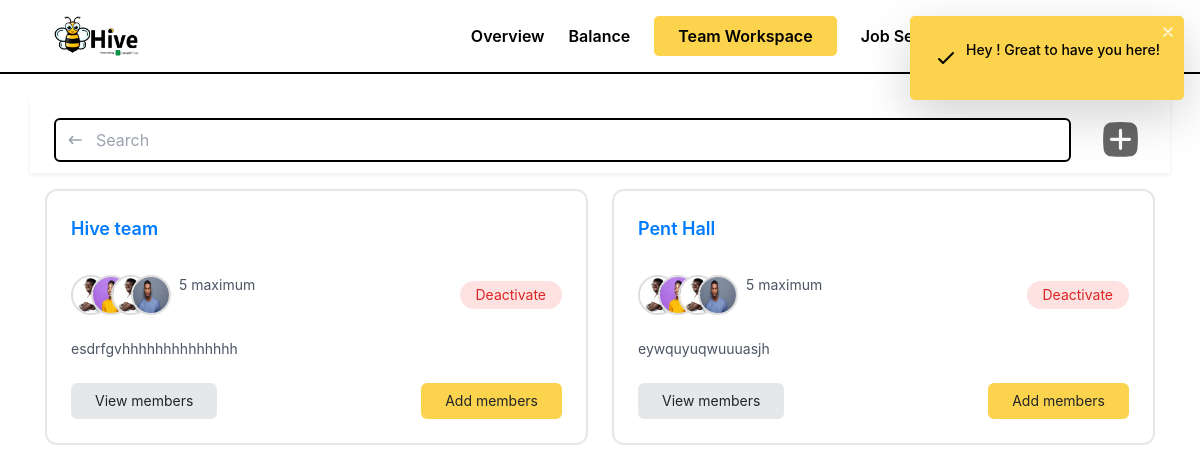
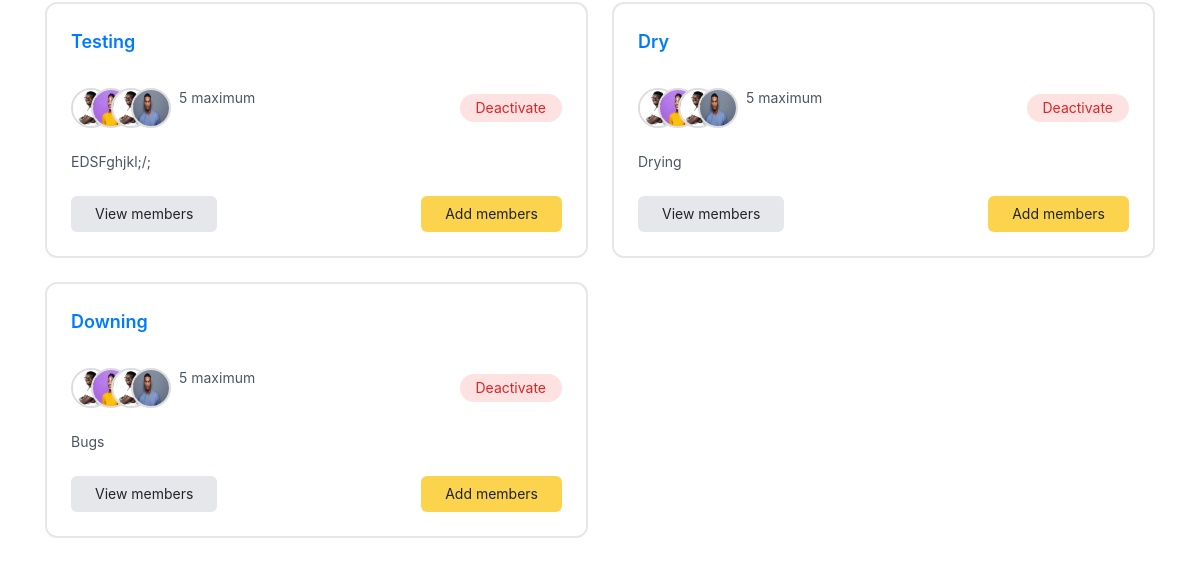
Page /Teamworkspace/Dashboard/ (signed in) on the earlier database version (2 pictures, top to bottom).
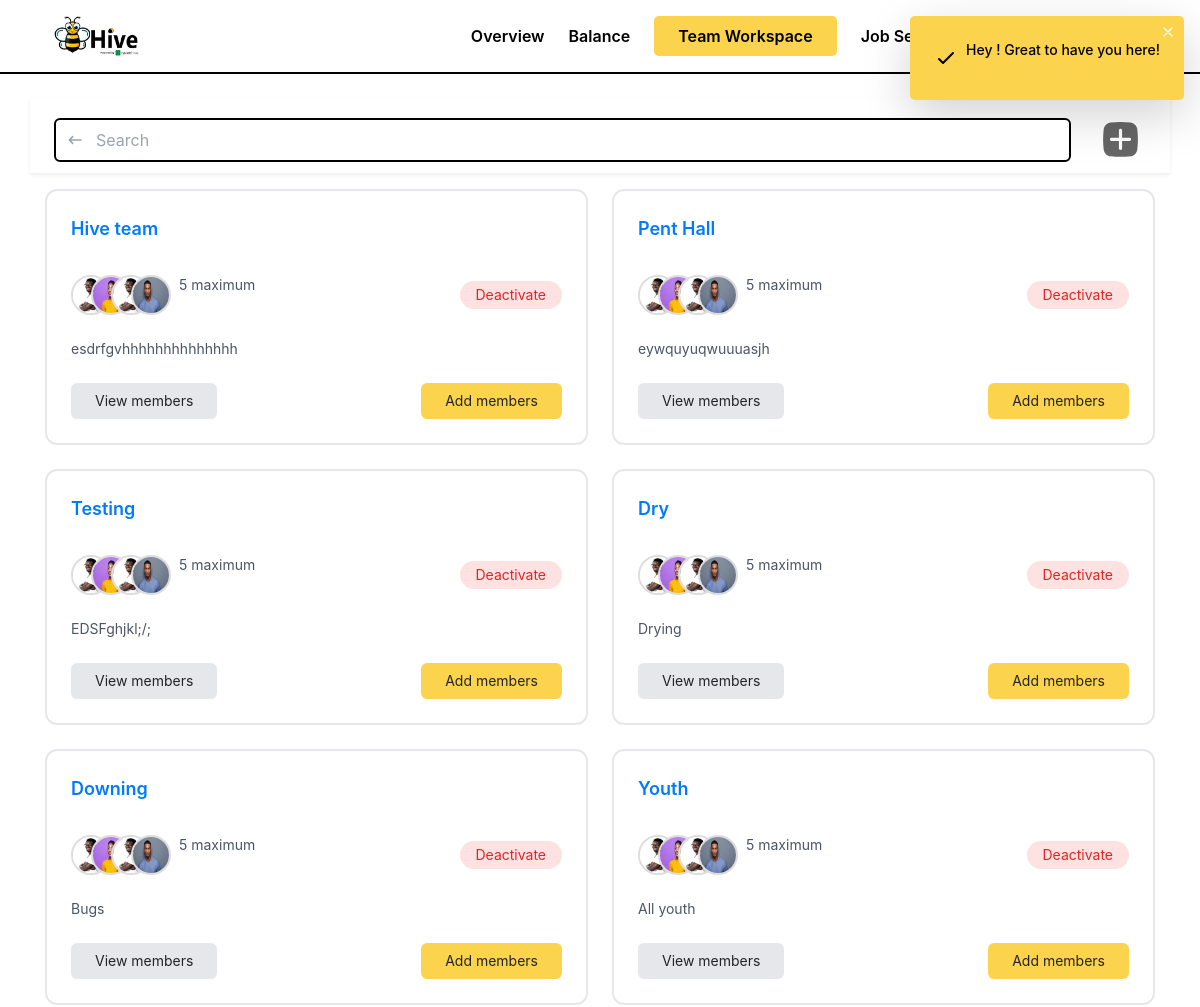
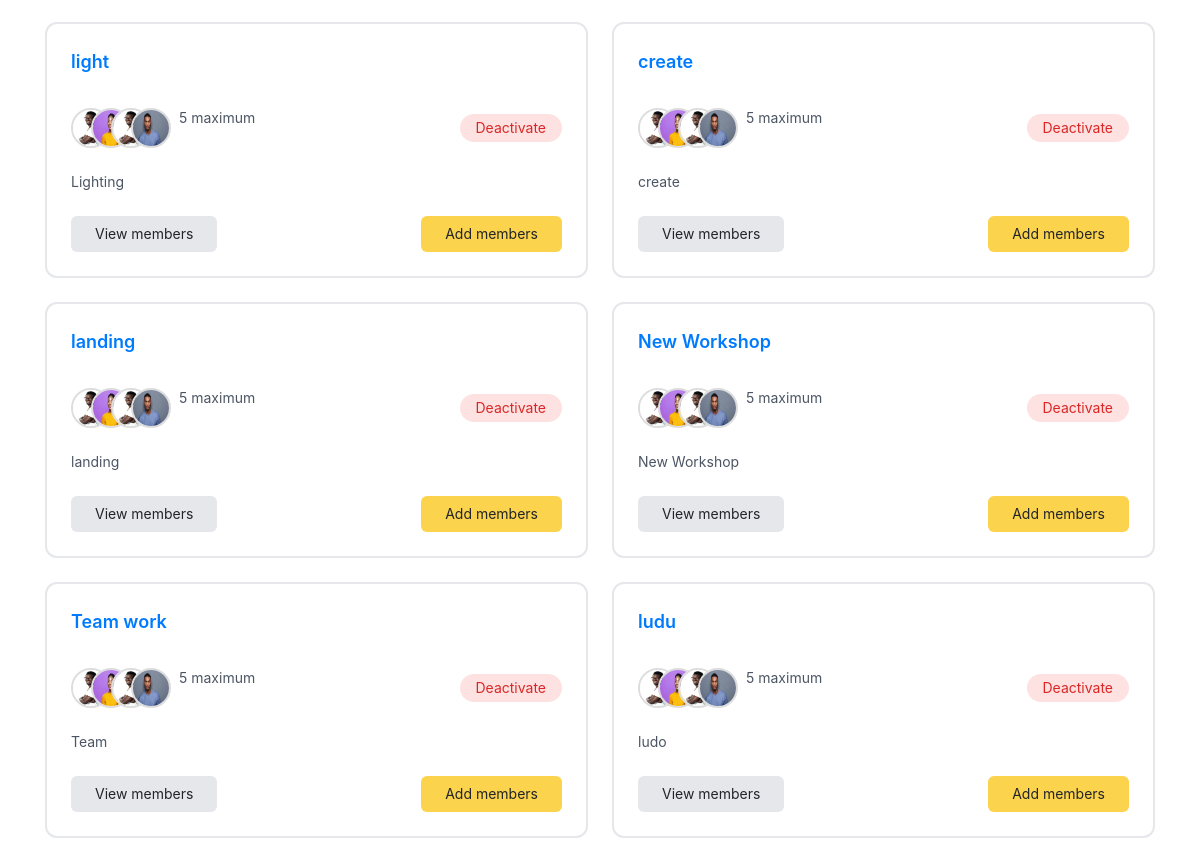
Same page on the later database version (2 pictures, top to bottom).
### Teamworkspace/models.py (models this page shows, shortened)
class Team(models.Model):
    name = models.CharField(max_length=100, unique=True)
    description = models.TextField(blank=True)
    slug = models.SlugField(max_length=100, unique=True, editable=False)
    created_by = models.ForeignKey(User, on_delete=models.CASCADE, related_name="teams_created")
    unique_id = models.UUIDField(default=uuid.uuid4, editable=False, unique=True)
    created_at = models.DateTimeField(auto_now_add=True)

### Teamworkspace/views.py (the view)
# urls.py: path('Dashboard/', views.Team_workspace_dashboard, name='Team-workspace-dashboard'),  # Dashboard
@login_required
def Team_workspace_dashboard(request):
    created_teams = Team.objects.filter(created_by=request.user)
    member_teams = Team.objects.filter(members__user=request.user)
    all_teams = created_teams.union(member_teams)
    user_roles = {}
    for team in all_teams:
       membership = TeamMembership.objects.filter(team=team, user=request.user).first()
       user_roles[team.slug] = membership.role if membership else None
    context = {
        'teams': all_teams,  # Pass all teams to the template
        'user_roles': user_roles,  # Pass user roles for conditional display
    }
    return render(request, 'Teamworkspace/TeamworkspaceDashboard.html', context)

### Teamworkspace/templatetags/custom_filters.py (called while the page is built)
@register.filter
def get_item(dictionary, key):
    return dictionary.get(key)

### template/Teamworkspace/TeamworkspaceDashboard.html (shortened to what this page needs)
{% extends 'Teamworkspace/Teamworkspacebase.html' %}
{% load static %}
{% load custom_filters %}
{% block extra_css %}
    <link rel="stylesheet" href="{% static 'src/css/TeamworkspaceModals.css' %}">
{% endblock %}
{% block content %}
    {% if teams %}
        <main class="p-4">
            <div class="flex container mx-auto px-4 pb-2 pt-3 items-center shadow-sm mb-3">
                <div class="relative flex-grow">
                    <svg class="absolute left-3 top-1/2 transform -translate-y-1/2 text-gray-400 w-5 h-5" xmlns="http://www.w3.org/2000/svg" fill="none" viewBox="0 0 24 24" stroke="currentColor">
                        <path stroke-linecap="round" stroke-linejoin="round" stroke-width="2" d="M8 16l-4-4m0 0l4-4m-4 4h14"></path>
                    </svg>
                    <input
                        type="text"
                        placeholder="Search"
                        class="w-full pl-10 pr-4 py-2 border-2 border-black rounded-md focus:outline-none"
                    />
                </div>
                <button id="OnCreateworkspace-click" class="p-2 ml-4 text-gray-600 hover:text-gray-900">
                </button>
            </div>
            <div class="container mx-auto px-36 grid grid-cols-1 md:grid-cols-2 gap-6">
                {% for team in teams %}
                    <div class="bg-white p-6 rounded-xl border-2 border-zinc-950">
                        <a href="{% url 'Team-Workspace-Chat' %}">
                            <div class="flex items-center mb-4">
                                <h3 class="text-lg font-semibold">{{ team.name }}</h3>
                            </div>
                            <div class="flex justify-between items-center mb-4">
                                <div class="flex">
                                    <div class="flex -space-x-5 mr-2 profile-picture">
                                        <img src="{% static 'images/Employers/kojo (1).jpeg' %}" alt="Member 2" class="w-8 h-8 rounded-full border-2 border-black profile-pic-wrapper" />
                                    </div>
                                    <span class="text-sm text-gray-600">5 maximum</span>
                                </div>
                            </a>
                            {% if user_roles|get_item:team.slug == 'admin' %}
                                <button onclick="deleteTeam('{{ team.slug }}')" class="px-3 py-1 text-sm text-red-600 bg-red-100 rounded-full hover:bg-red-200 transition-colors">
                                    Deactivate
                                </button>
                            {% endif %}
                        </div>
                        <p class="text-sm text-gray-600 mb-4">{{ team.description }}</p>
                        <div class="flex justify-between items-center">
                            <button class="view-members-click OnViewMembers-click-{{ team.slug }} px-4 py-2 text-sm bg-gray-200 rounded-md hover:bg-gray-300 transition-colors">
                                View members
                            </button>
                            {% if user_roles|get_item:team.slug == 'admin' %}
                                <button class="add-team-member-click OnAddTeamMember-click-{{ team.slug }} px-4 py-2 text-sm bg-yellow-300 rounded-md hover:bg-yellow-400 transition-colors">
                                    Add members
                                </button>
                            {% endif %}
                        </div>
                    </div>
                {% endfor %}
        </main>
    {% endif %}
{% endblock %}

### template/Teamworkspace/Teamworkspacebase.html (shortened to what this page needs)
<!DOCTYPE html>
<html lang="en">
{% load static %}
<head>
    <link rel="stylesheet" href="{% static 'src/css/job.css' %}">
    <link href="https://cdn.jsdelivr.net/npm/tailwindcss@2.2.19/dist/tailwind.min.css" rel="stylesheet">
    <link href="https://stackpath.bootstrapcdn.com/bootstrap/4.5.2/css/bootstrap.min.css" rel="stylesheet">
    {% block extra_css %}{% endblock %}
</head>
<body>
    <div id="welcome-alert" class="fixed top-4 right-4 p-4 bg-yellow-300 text-black rounded-lg shadow-lg">
        <div class="flex items-center">
            <svg class="w-6 h-6 mr-2" fill="none" stroke="currentColor" viewBox="0 0 24 24" xmlns="http://www.w3.org/2000/svg">
                <path stroke-linecap="round" stroke-linejoin="round" stroke-width="2" d="M5 13l4 4L19 7"></path>
            </svg>
            <p class="text-sm font-medium"> Hey {{ user.first_name}}! Great to have you here! </p>
        </div>
        <button onclick="document.getElementById('welcome-alert').style.display='none'" class="absolute top-2 right-2 text-white hover:text-gray-200">
            <svg class="w-4 h-4" fill="none" stroke="currentColor" viewBox="0 0 24 24" xmlns="http://www.w3.org/2000/svg">
                <path stroke-linecap="round" stroke-linejoin="round" stroke-width="2" d="M6 18L18 6M6 6l12 12"></path>
            </svg>
        </button>
    </div>
    <header class="bg-white bottom-border" style="border-bottom: 2px solid black;">
        <div class="container mx-auto px-4 py-3 flex justify-between items-center">
            <div class="flex items-center">
                <a href="">
                    <img src="{% static 'images/logo/CashHivelogo.png' %}" alt="Hive Logo" class="h-10 mr-3 logo">
                </a>
            </div>
            <div class="flex items-center justify-center space-x-6">
                <nav class="hidden md:flex space-x-6 mr-12 nav-links">
                    <a href="#" class="text-black font-semibold mt-2 hover:text-yellow-500"
                        style="text-decoration: none;">Overview</a>
                    <a href="#" class="text-black font-semibold mt-2 hover:text-yellow-500"
                        style="text-decoration: none;">Balance</a>
                    <a href="{% url 'Team-workspace-dashboard' %}" class="bg-yellow-300 text-black font-semibold rounded-lg px-4 py-2 hover:text-black hover:bg-yellow-300"
                        style="text-decoration: none;">Team&nbsp;Workspace</a>
                    <a href="{% url 'Job-Page' %}" class="text-black font-semibold mt-2 hover:text-yellow-500"
                        style="text-decoration: none;">Job&nbsp;Search</a>
                </nav>
                <div class="flex items-center space-x-2">
                    <a href="#" class="text-black">
                    </a>
                    <a href="#" class="text-black">
                    </a>
                    <a href="#" class="text-black profile-picture">
                            <div class="profile-pic-wrapper">
                            </div>
                    </a>
                </div>
            </div>
        </div>
    </header>
    {% block content %}{% endblock %}

### template/Teamworkspace/Teamworkspacebase.html (style rules this page uses)
.relative { position: relative; }
.profile-pic-wrapper { width: 40px; height: 40px; min-width: 40px; min-height: 40px; border-radius: 50%; overflow: hidden; display: flex; align-items: center; justify-content: center; border: 2px solid #ddd; }
.logo { min-width: 85px; min-height: 40px; width: 85px; height: 40px; }

Differences in the rows shown:
added Team: name "Youth", description "All youth"
added Team: name "light", description "Lighting"
added Team: name "create", description "create"
added Team: name "landing", description "landing"
added Team: name "New Workshop", description "New Workshop"
added Team: name "Team work", description "Team"
added Team: name "ludu", description "ludo"
